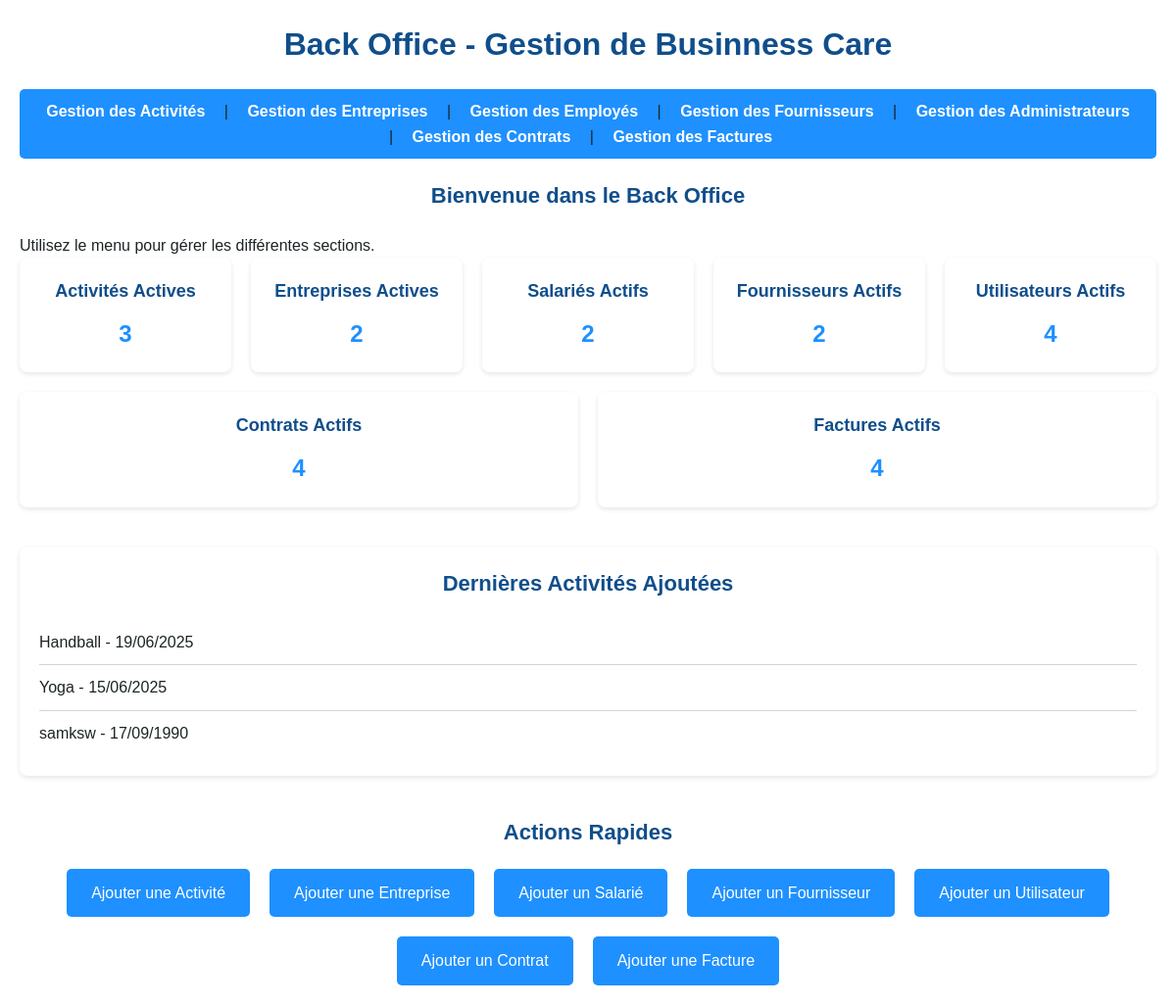
Screenshot of /back_office/pages/dashboard.php with the database file from the repository.
### tables this page shows
CREATE TABLE `activities` (
  `id` int(11) NOT NULL,
  `name` varchar(100) NOT NULL COMMENT 'Nom de l''activité',
  `description` text COMMENT 'Description de l''activité',
  `date` date NOT NULL COMMENT 'Date de l''activité',
  `location` varchar(255) DEFAULT NULL COMMENT 'Lieu',
  `created_at` timestamp NOT NULL DEFAULT CURRENT_TIMESTAMP,
  `archived` tinyint(1) DEFAULT '0'
);

### back_office/pages/dashboard.php (the view, shortened to what this page needs)
<?php
require_once '../config/database.php';
try {
    $stmt_activities = $pdo->query("SELECT COUNT(*) as total FROM activities WHERE archived = 0");
    $activities_count = $stmt_activities->fetch(PDO::FETCH_ASSOC)['total'];
    $stmt_companies = $pdo->query("SELECT COUNT(*) as total FROM companies WHERE archived = 0");
    $companies_count = $stmt_companies->fetch(PDO::FETCH_ASSOC)['total'];
    $stmt_employees = $pdo->query("SELECT COUNT(*) as total FROM employees WHERE archived = 0");
    $employees_count = $stmt_employees->fetch(PDO::FETCH_ASSOC)['total'];
    $stmt_providers = $pdo->query("SELECT COUNT(*) as total FROM providers WHERE archived = 0");
    $providers_count = $stmt_providers->fetch(PDO::FETCH_ASSOC)['total'];
    $stmt_users = $pdo->query("SELECT COUNT(*) as total FROM utilisateurs WHERE archived = 0");
    $users_count = $stmt_users->fetch(PDO::FETCH_ASSOC)['total'];
    $stmt_recent_activities = $pdo->query("SELECT name, date FROM activities WHERE archived = 0 ORDER BY date DESC LIMIT 3");
    $recent_activities = $stmt_recent_activities->fetchAll(PDO::FETCH_ASSOC);
} catch (PDOException $e) {
    echo "Erreur : " . $e->getMessage();
    exit;
}
?>
<!DOCTYPE html>
<html>
<head>
    <link rel="stylesheet" href="../assets/style.css">
</head>
<body>
    <h1>Back Office - Gestion de Businness Care</h1>
    <nav>
        <a href="activities/index.php">Gestion des Activités</a> |
        <a href="companies/index.php">Gestion des Entreprises</a> |
        <a href="employees/index.php">Gestion des Employés</a> |
        <a href="providers/index.php">Gestion des Fournisseurs</a> |
        <a href="users/index.php">Gestion des Administrateurs</a> |
        <a href="contracts/index.php">Gestion des Contrats</a> |
        <a href="invoices/index.php">Gestion des Factures</a>
    </nav>
    <div>
        <h2>Bienvenue dans le Back Office</h2>
        <p>Utilisez le menu pour gérer les différentes sections.</p>
    </div>
    <main>
        <section class="dashboard-stats">
            <div class="stats-container">
                <div class="stat-card">
                    <h3>Activités Actives</h3>
                    <p><?php echo $activities_count; ?></p>
                </div>
                <div class="stat-card">
                    <h3>Entreprises Actives</h3>
                    <p><?php echo $companies_count; ?></p>
                </div>
                <div class="stat-card">
                    <h3>Salariés Actifs</h3>
                    <p><?php echo $employees_count; ?></p>
                </div>
                <div class="stat-card">
                    <h3>Fournisseurs Actifs</h3>
                    <p><?php echo $providers_count; ?></p>
                </div>
                <div class="stat-card">
                    <h3>Utilisateurs Actifs</h3>
                    <p><?php echo $users_count; ?></p>
                </div>
                <div class="stat-card">
                    <h3>Contrats Actifs</h3>
                    <p><?php echo $users_count; ?></p>
                </div>
                <div class="stat-card">
                    <h3>Factures Actifs</h3>
                    <p><?php echo $users_count; ?></p>
                </div>
            </div>
        </section>
        <section class="recent-activities">
            <h2>Dernières Activités Ajoutées</h2>
            <?php if (empty($recent_activities)): ?>
                <p>Aucune activité récente à afficher.</p>
            <?php else: ?>
                <ul>
                    <?php foreach ($recent_activities as $activity): ?>
                        <li>
                            <?php echo htmlspecialchars($activity['name']); ?>
                            - <?php echo date('d/m/Y', strtotime($activity['date'])); ?>
                        </li>
                    <?php endforeach; ?>
                </ul>
            <?php endif; ?>
        </section>
        <section class="quick-actions">
            <h2>Actions Rapides</h2>
            <div class="actions-container">
                <a href="activities/add.php" class="action-btn">Ajouter une Activité</a>
                <a href="companies/add.php" class="action-btn">Ajouter une Entreprise</a>
                <a href="employees/add.php" class="action-btn">Ajouter un Salarié</a>
                <a href="providers/add.php" class="action-btn">Ajouter un Fournisseur</a>
                <a href="users/add.php" class="action-btn">Ajouter un Utilisateur</a>
                <a href="contracts/add.php" class="action-btn">Ajouter un Contrat</a>
                <a href="invoices/add.php" class="action-btn">Ajouter une Facture</a>
            </div>
        </section>
    </main>
</body>
</html>
</body>
</html>

### back_office/assets/style.css (style rules this page uses)
* { margin: 0; padding: 0; box-sizing: border-box; font-family: Arial, sans-serif; }
:root { --bleu-principal: #1E90FF; --bleu-fonce: #104E8B; --noir: #1C2526; --gris: #D3D3D3; --blanc: #FFFFFF; --gris-fonce: #808080; }
body { background-color: var(--blanc); color: var(--noir); line-height: 1.6; padding: 20px; }
h1, h2 { color: var(--bleu-fonce); margin-bottom: 20px; }
h1 { font-size: 2em; text-align: center; }
h2 { font-size: 22px; text-align: center; }
nav { background-color: var(--bleu-principal); padding: 10px; margin-bottom: 20px; border-radius: 5px; text-align: center; }
nav a { color: var(--blanc); text-decoration: none; margin: 0 15px; font-weight: bold; transition: color 0.3s ease; }
a { color: var(--bleu-principal); text-decoration: none; }
div, main { max-width: 1200px; margin: 0 auto; }
.dashboard-stats { margin-bottom: 40px; }
.stats-container { display: flex; justify-content: space-around; gap: 20px; flex-wrap: wrap; }
.stat-card { background-color: var(--blanc); padding: 20px; border-radius: 8px; box-shadow: 0 2px 5px rgba(0, 0, 0, 0.1); text-align: center; flex: 1; min-width: 200px; }
.stat-card h3 { color: var(--bleu-fonce); font-size: 18px; margin-bottom: 10px; }
.stat-card p { font-size: 24px; color: var(--bleu-principal); font-weight: bold; }
.recent-activities { background-color: var(--blanc); padding: 20px; border-radius: 8px; box-shadow: 0 2px 5px rgba(0, 0, 0, 0.1); margin-bottom: 40px; }
.recent-activities ul { list-style: none; }
.recent-activities li { padding: 10px 0; border-bottom: 1px solid var(--gris); }
.recent-activities li:last-child { border-bottom: none; }
.quick-actions { text-align: center; }
.actions-container { display: flex; justify-content: center; gap: 20px; flex-wrap: wrap; }
.action-btn { display: inline-block; background-color: var(--bleu-principal); color: var(--blanc); padding: 12px 25px; text-decoration: none; border-radius: 5px; transition: background-color 0.3s ease; }

### rows the page displays
activities: name "Handball", date "19/06/2025"
activities: name "Yoga", date "15/06/2025"
activities: name "samksw", date "17/09/1990"

### other values shown
$activities_count "3"
$companies_count "2"
$employees_count "2"
$providers_count "2"
$users_count "4"
